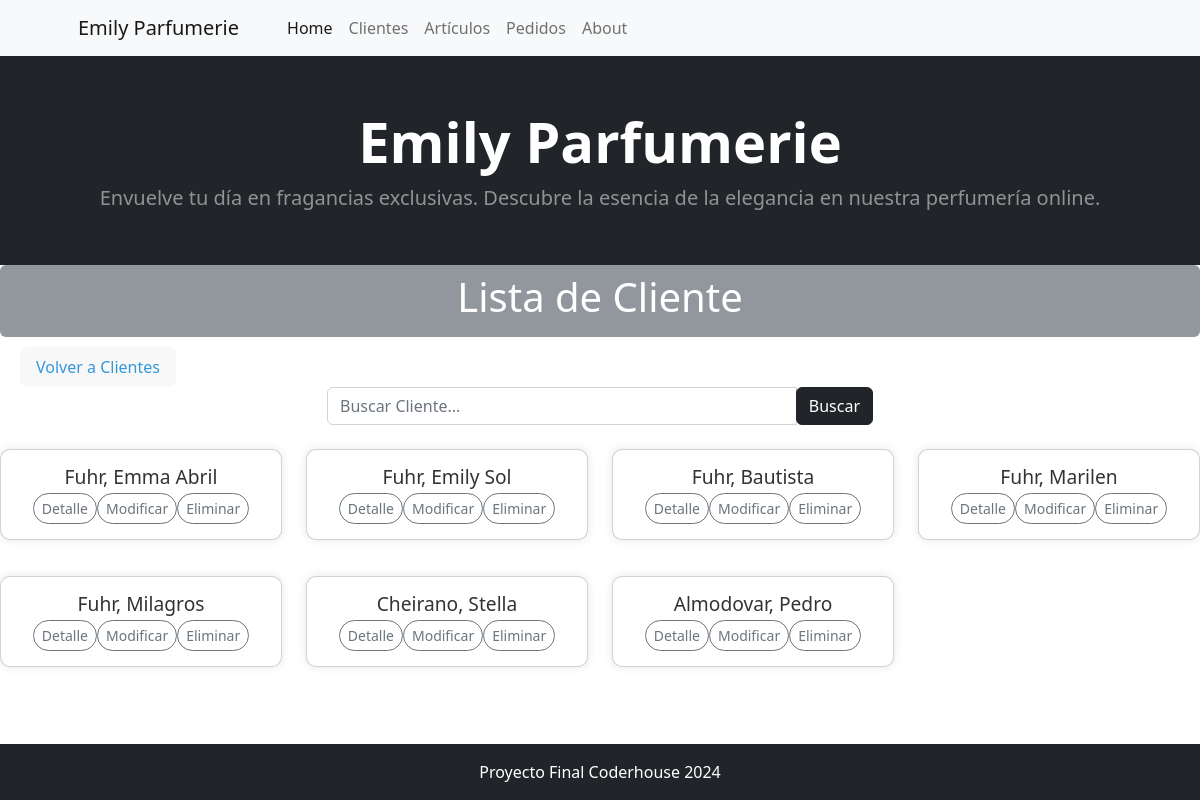
Page /cliente/cliente/list/ on the committed database.
### cliente/models.py (models this page shows)
class Cliente(models.Model):
    nombre = models.CharField(max_length=200, verbose_name='Nombre')
    apellido = models.CharField(max_length=200, verbose_name='Apellido')
    dni = models.CharField(max_length=8,verbose_name='DNI', unique=True)
    direccion =  models.CharField(max_length=200, verbose_name='Dirección')
    ciudad =  models.CharField(max_length=200, verbose_name='Ciudad', default='',null=False)
    def __str__(self):
        return f"{self.apellido}, {self.nombre}"
    class Meta:
        verbose_name_plural = "Clientes"
        verbose_name = 'Cliente'

### cliente/views.py (the view)
# urls.py: path("cliente/list/", views.ClienteList.as_view(), name="cliente_list"),
class ClienteList(ListView):
    model = models.Cliente
    def get_queryset(self):
        queryset = super().get_queryset()
        consulta = self.request.GET.get('consulta')
        if consulta:
            queryset = queryset.filter(
                Q(nombre__icontains=consulta) |
                Q(apellido__icontains=consulta)
            )
        return queryset

### cliente/templates/cliente/cliente_list.html (shortened to what this page needs)
{% extends 'core/base.html' %}
{% block titulo %}
    Lista de Cliente
{% endblock titulo %}
{% block contenido %}
<div style="margin-left: 20px; margin-top: 10px; display: inline-block; background-color: #f8f8f8; color: #3498db; padding: 8px 16px; border-radius: 8px;">
    <a href="{% url 'cliente:home' %}" style="color: #3498db; text-decoration: none;">Volver a Clientes</a>
</div>
<div class="container">
    <div class="row justify-content-center">
        <div class="col-md-6">
            <form class="form-inline" action="{% url 'cliente:cliente_list' %}" method="get">
                <div class="input-group">
                    <input type="text" class="form-control" name="consulta" placeholder="Buscar Cliente...">
                    <div class="input-group-append">
                        <button class="btn btn-dark" type="submit">Buscar</button>
                    </div>
                </div>
            </form>
        </div>
    </div>
</div>
<section class="clientes mt-4">
    <div class="row">
        {% for cliente in object_list %}
            <div class="col-md-3 mb-3">
                <div class="card-container">
                    <div class="card">
                        <div class="card-body">
                            <h3 class="card-title">{{ cliente }}</h3>
                            <div class="d-flex justify-content-center">
                                <a href="{% url 'cliente:cliente_detail' cliente.id %}" class="btn btn-outline-secondary btn-sm rounded-pill">Detalle</a>
                                <a href="{% url 'cliente:cliente_update' cliente.id %}" class="btn btn-outline-secondary btn-sm rounded-pill">Modificar</a>
                                <a href="{% url 'cliente:cliente_delete' cliente.id %}" class="btn btn-outline-secondary btn-sm rounded-pill">Eliminar</a>
                            </div>
                        </div>
                    </div>
                </div>
            </div>
        {% endfor %}
    </div>
</section>
<div style="height: 50px;"></div>
{% endblock contenido %}

### cliente/templates/cliente/cliente_list.html (style rules this page uses)
.card { max-width: 18rem; margin-bottom: 20px; border-radius: 10px; box-shadow: 0px 0px 10px rgba(0, 0, 0, 0.1); height: 100%; }
.card-body { padding: 15px; height: 100%; }
.card-title { margin-bottom: 5px; font-size: 1.2rem; color: #333; text-align: center; }
.card-container { margin: 0 auto; text-align: center; }

### rows in the picture
Cliente: apellido+nombre "Fuhr, Emma Abril"
Cliente: apellido+nombre "Fuhr, Emily Sol"
Cliente: apellido+nombre "Fuhr, Bautista"
Cliente: apellido+nombre "Fuhr, Marilen"
Cliente: apellido+nombre "Fuhr, Milagros"
Cliente: apellido+nombre "Cheirano, Stella"
Cliente: apellido+nombre "Almodovar, Pedro"
